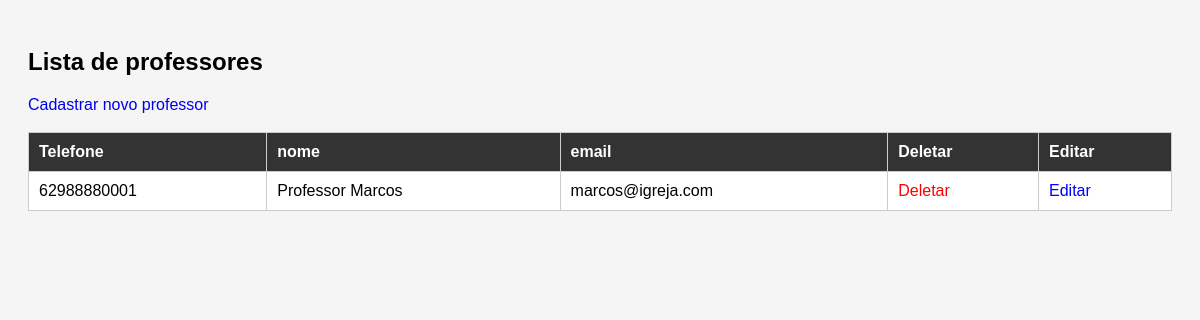
The app's page /professores/listar_professores.php with its own data.
### tables this page shows
CREATE TABLE IF NOT EXISTS professores (
    id_professores INT NOT NULL AUTO_INCREMENT,
    telefone VARCHAR(15) NOT NULL,
    usuarios_id INT NOT NULL,

    PRIMARY KEY (id_professores),

    UNIQUE KEY numero_professor_UNIQUE (telefone),
    UNIQUE KEY uq_professor_usuario (usuarios_id),

    CONSTRAINT fk_professores_usuarios
        FOREIGN KEY (usuarios_id)
        REFERENCES usuarios (id_usuarios)
        ON DELETE RESTRICT
        ON UPDATE CASCADE
);

CREATE TABLE IF NOT EXISTS usuarios (
    id_usuarios INT NOT NULL AUTO_INCREMENT,
    nome VARCHAR(255) NOT NULL,
    email VARCHAR(255) NOT NULL,
    senha VARCHAR(255) NOT NULL,
    tipo VARCHAR(45) NOT NULL DEFAULT 'u',

    PRIMARY KEY (id_usuarios),
    UNIQUE KEY email_UNIQUE (email)
);

### html/func.php (called while the page is built, shortened)
<?php
function listar_professores($conexao) {
    return $conexao->query("SELECT
    professores.id_professores,
    usuarios.nome,
    usuarios.email,
    professores.telefone
FROM professores
INNER JOIN usuarios
    ON professores.usuarios_id = usuarios.id_usuarios;");
}
?>

### html/professores/listar_professores.php (the view, shortened to what this page needs)
<!DOCTYPE html>
<html lang="pt-br">
<head>
</head>
<body>
    <h2>Lista de professores</h2>
    <a href="inserir_professores.php">
        Cadastrar novo professor
    </a>
    <br><br>
    <table>
        <tr>
            <th>Telefone</th>
            <th>nome</th>
            <th>email</th>
            <th>Deletar</th>
            <th>Editar</th>
        </tr>
        <?php
        require_once "../func.php";
        $resultado = listar_professores($conexao);
        if ($resultado) {
            while ($professor = mysqli_fetch_assoc($resultado)) {
                    $id = $professor['id_professores'];
                    $telefone = $professor['telefone'];
                    $nome = $professor['nome'];
                    $email = $professor['email'];
                    echo "<tr>";
                    echo "<td class='telefone'>"
                        . htmlspecialchars($telefone)
                        . "</td>";
                    echo "<td class='telefone'>"
                        . htmlspecialchars($nome)
                        . "</td>";
                    echo "<td class='telefone'>"
                        . htmlspecialchars($email)
                        . "</td>";
                echo "<td>";
                echo "<a class='deletar' ";
                echo "href='deletar_professores.php?id_professores=" . $id . "' ";
                echo "onclick=\"return confirm('Tem certeza que deseja deletar este professor?');\">";
                echo "Deletar";
                echo "</a>";
                echo "</td>";
                echo "<td>";
                echo "<a class='editar' ";
                echo "href='inserir_professores.php?id_professores=" . $id . "'>";
                echo "Editar";
                echo "</a>";
                echo "</td>";
                echo "</tr>";
            }
        } else {
            echo "<tr>";
            echo "<td colspan='4'>Nenhum professor encontrado.</td>";
            echo "</tr>";
        }
        ?>
    </table>
</body>
</html>

### html/professores/listar_professores.php (style rules this page uses)
body { font-family: Arial, sans-serif; padding: 20px; background: #f5f5f5; }
table { width: 100%; background: white; border-collapse: collapse; }
th, td { padding: 10px; border: 1px solid #ccc; text-align: left; }
th { background: #333; color: white; }
a { text-decoration: none; }
.editar { color: blue; }
.deletar { color: red; }

### records on screen
professores: telefone "62988880001", usuarios.nome "Professor Marcos", usuarios.email "marcos@igreja.com"
